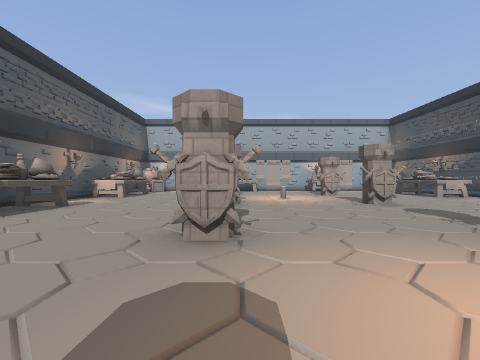
View 1 (above)

18 first-person views from a walk through a Godot game level. The camera is 1.2 m above the floor, looks level and sees 90° across. The floor is counted in squares, 2 m on a side. Each view is taken from the middle of a square. On the plan, view 1 faces up. The plan holds only what a view shows up to about 9 squares ahead; the rest is blank. The place goes on beyond the plan. Flat picture figures and markers are not drawn. Some surface patterns are stand-ins.

View 2
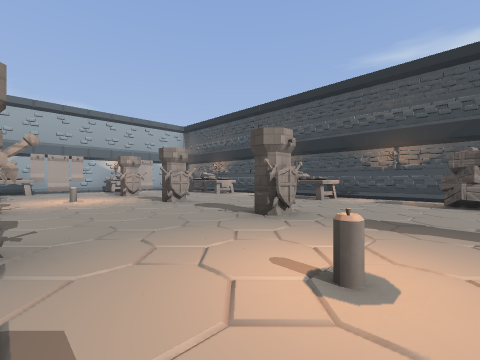

View 3
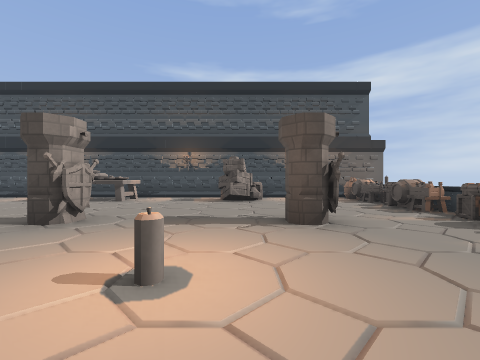

View 4
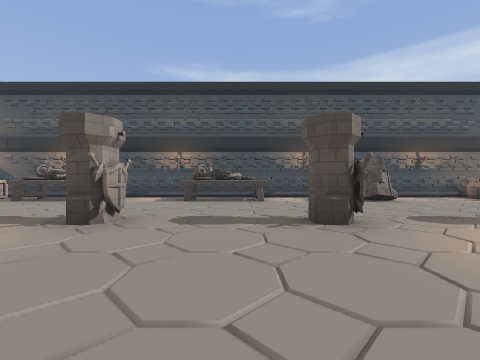

View 5
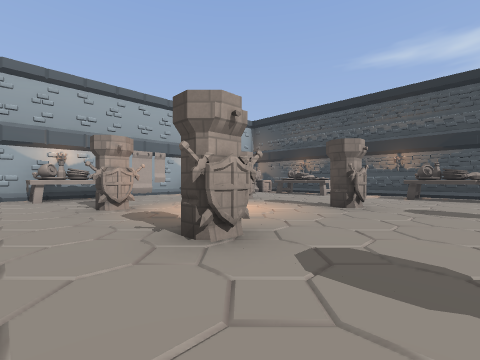

View 6
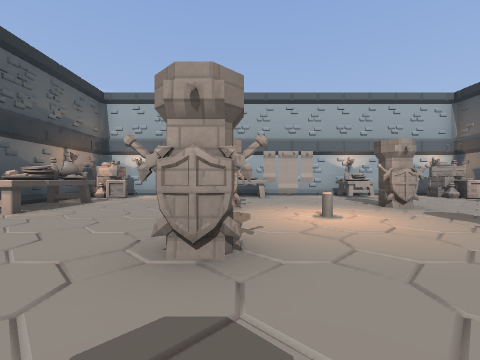

View 7
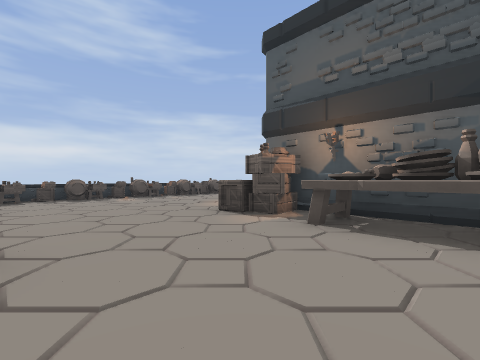

View 8
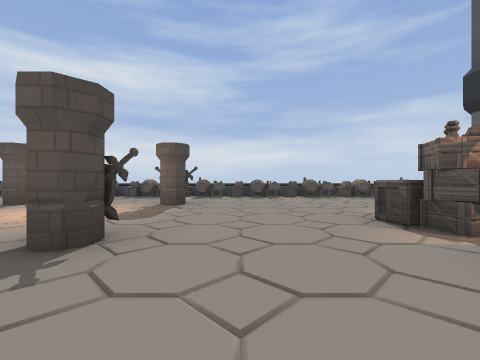

View 9
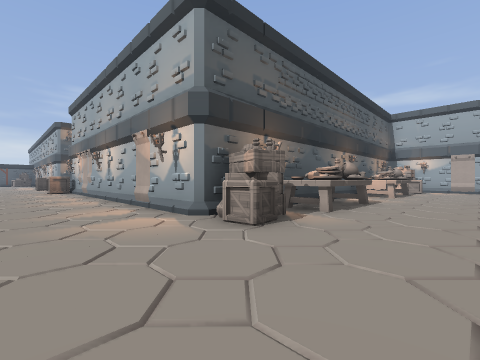

View 10
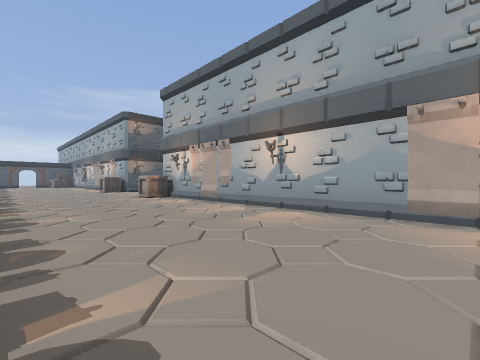

View 11
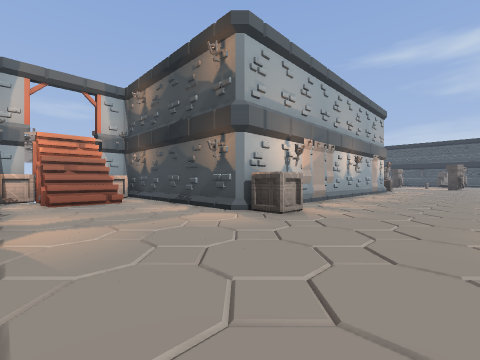

View 12
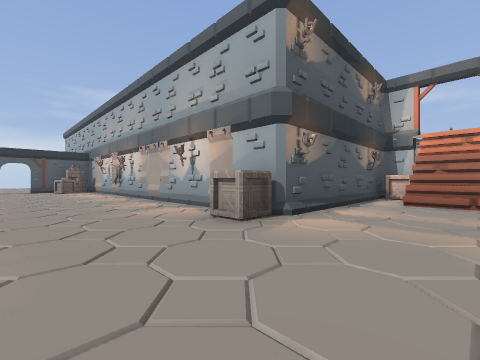

View 13
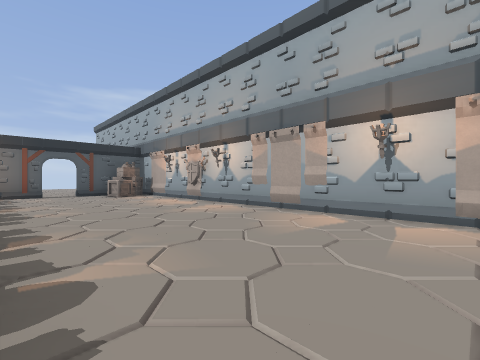

View 14
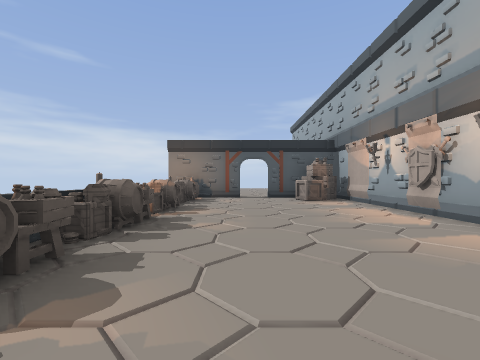

View 15
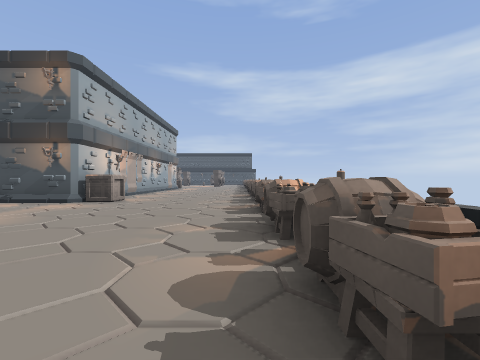

View 16
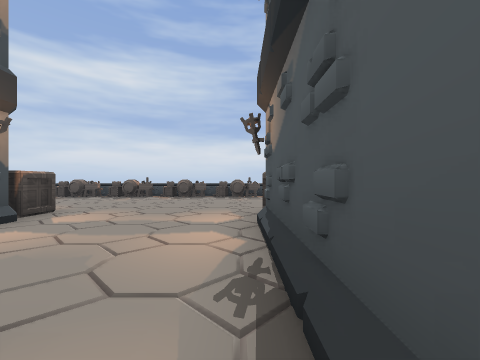

View 17
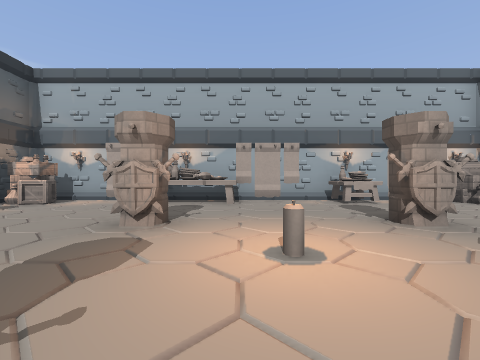

View 18
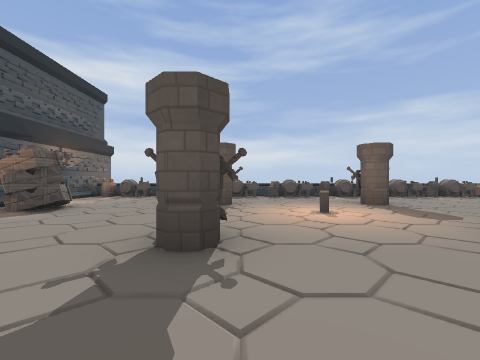

### Floor plan
Key: @ floor where view 1 was taken; # wall or solid block; x gap in a wall; . floor; / step, stairs or slope; = window, fence, low wall or low ledge; ^ raised ledge; P pillar; C candle; R crate; B box; A barrel; N banner; T torch; O other object.
Columns run from 32 left of view 1 to 9 right of it. Each row starts with its distance up from view 1.
 14                               ##   ##
 13                            RON.##^N.###R #
 12                           #.R..^^^..^..R.#
 11                           #..............#
 10                           ##^..........^O#
  9               ^            #^...P..PP..x.#
  8              #^^#          ^^....C.....^.#
  7              B^^B         #..............#
  6             #.//.#        #.....P..PP....#
  5             #.///#        ###..........#^#
  4             #.../#         #^..........^.#
  3             #.../#         T....#..P.....#
  2    ##########....##########RR...P........#
  1  RNN....N...B....B.N///////......C.......#
  0  RR.............................@......RR#
 -1 x...............................P..PP....#
 -2 x........................................#
 -3  #.......=...............................#
 -4  O O#BB#   #OOB#BB#B      B=B=B#O=B B#BOA
 -5                                         #

Where each view was taken, in squares from view 1:
view 1: 0 up, 0 right, facing up
view 2: 0 up, 0 right, facing up-right
view 3: 0 up, 0 right, facing right
view 4: 4 up, 0 right, facing right
view 5: 4 up, 2 left, facing up-right
view 6: 4 up, 0 right, facing up
view 7: 5 up, 1 left, facing down-left
view 8: 5 up, 2 left, facing down
view 9: 1 down, 2 left, facing up-left
view 10: 3 down, 7 left, facing up-left
view 11: 2 down, 19 left, facing up-right
view 12: 2 down, 17 left, facing up-left
view 13: 3 down, 21 left, facing up-left
view 14: 2 down, 23 left, facing left
view 15: 3 down, 22 left, facing right
view 16: 5 up, 19 left, facing down
view 17: 6 up, 1 right, facing up
view 18: 5 up, 3 right, facing down
